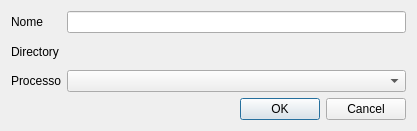
<?xml version="1.0" encoding="UTF-8"?>
<ui version="4.0">
 <class>Dialog</class>
 <widget class="QDialog" name="Dialog">
  <property name="geometry">
   <rect>
    <x>0</x>
    <y>0</y>
    <width>417</width>
    <height>131</height>
   </rect>
  </property>
  <property name="windowTitle">
   <string>Dialog</string>
  </property>
  <layout class="QVBoxLayout" name="verticalLayout">
   <item>
    <layout class="QGridLayout" name="gridLayout">
     <item row="1" column="3">
      <widget class="QgsFileWidget" name="directory">
       <property name="storageMode">
        <enum>QgsFileWidget::GetDirectory</enum>
       </property>
      </widget>
     </item>
     <item row="3" column="3">
      <widget class="QDialogButtonBox" name="buttonBox">
       <property name="orientation">
        <enum>Qt::Horizontal</enum>
       </property>
       <property name="standardButtons">
        <set>QDialogButtonBox::Cancel|QDialogButtonBox::Ok</set>
       </property>
      </widget>
     </item>
     <item row="2" column="3">
      <widget class="QComboBox" name="process_cbox"/>
     </item>
     <item row="1" column="0">
      <widget class="QLabel" name="label_2">
       <property name="text">
        <string>Directory</string>
       </property>
      </widget>
     </item>
     <item row="2" column="0">
      <widget class="QLabel" name="label">
       <property name="text">
        <string>Processo</string>
       </property>
      </widget>
     </item>
     <item row="0" column="0">
      <widget class="QLabel" name="label_3">
       <property name="text">
        <string>Nome</string>
       </property>
      </widget>
     </item>
     <item row="0" column="3">
      <widget class="QLineEdit" name="name"/>
     </item>
    </layout>
   </item>
  </layout>
 </widget>
 <customwidgets>
  <customwidget>
   <class>QgsFileWidget</class>
   <extends>QWidget</extends>
   <header>qgsfilewidget.h</header>
  </customwidget>
 </customwidgets>
 <resources/>
 <connections>
  <connection>
   <sender>buttonBox</sender>
   <signal>accepted()</signal>
   <receiver>Dialog</receiver>
   <slot>accept()</slot>
   <hints>
    <hint type="sourcelabel">
     <x>248</x>
     <y>254</y>
    </hint>
    <hint type="destinationlabel">
     <x>157</x>
     <y>274</y>
    </hint>
   </hints>
  </connection>
  <connection>
   <sender>buttonBox</sender>
   <signal>rejected()</signal>
   <receiver>Dialog</receiver>
   <slot>reject()</slot>
   <hints>
    <hint type="sourcelabel">
     <x>316</x>
     <y>260</y>
    </hint>
    <hint type="destinationlabel">
     <x>286</x>
     <y>274</y>
    </hint>
   </hints>
  </connection>
 </connections>
</ui>
